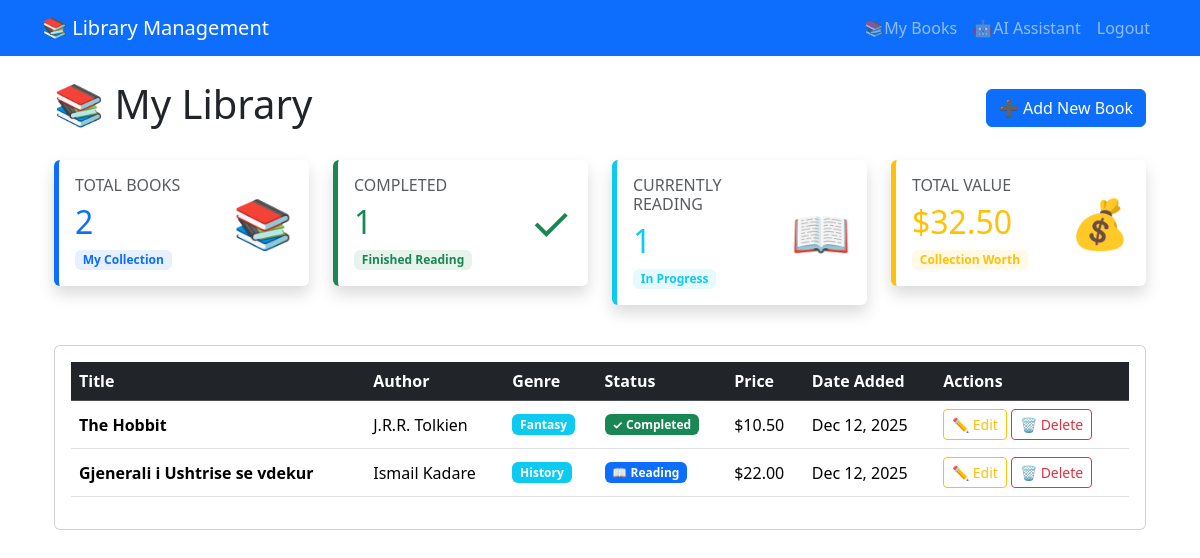
Page /books (signed in) on the earlier database version.
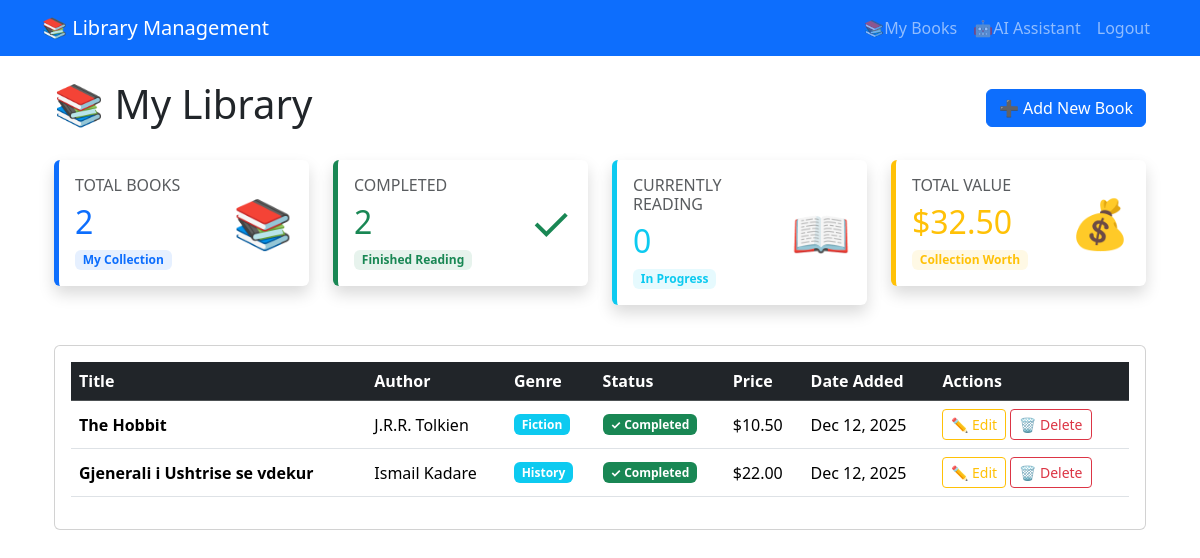
Same page on the later database version.
### models.py (models this page shows, shortened)
class Book(db.Model):
    id = db.Column(db.Integer, primary_key=True)
    title = db.Column(db.String(100), nullable=False)
    author = db.Column(db.String(100), nullable=False)
    genre = db.Column(db.String(50), nullable=False)
    status = db.Column(db.String(20), nullable=False, default='To Read')
    price = db.Column(db.Float, default=0.0)
    date_added = db.Column(db.DateTime, nullable=False, default=datetime.utcnow)
    user_id = db.Column(db.Integer, db.ForeignKey('user.id'), nullable=False) #foreign key to User model

### app.py (the view)
@app.route('/books')
@login_required
def books_page():
    books = Book.query.filter_by(user_id=current_user.id)\
                      .order_by(Book.date_added.desc())\
                      .all()
    return render_template('books.html', books=books)

### app.py (called while the page is built)
@login_manager.user_loader
def load_user(user_id):
    return User.query.get(int(user_id))

### templates/books.html (shortened to what this page needs)
{% extends "base.html" %}
{% block content %}
<div class="container mt-4">
    <div class="d-flex justify-content-between align-items-center mb-4">
        <h1>📚 My Library</h1>
        <a href="{{ url_for('new_book') }}" class="btn btn-primary">
            ➕ Add New Book
        </a>
    </div>
    <div class="row mb-4">
        <div class="col-lg-3 col-md-6 mb-3">
            <div class="card shadow border-0 border-start border-primary border-5">
                <div class="card-body">
                    <div class="row align-items-center">
                        <div class="col">
                            <h6 class="text-uppercase text-muted mb-2">Total Books</h6>
                            <h2 class="text-primary mb-0">{{ books|length }}</h2>
                            <div class="mt-2">
                                <span class="badge bg-primary bg-opacity-10 text-primary">
                                    My Collection
                                </span>
                            </div>
                        </div>
                        <div class="col-auto">
                            <div class="text-primary" style="font-size: 3rem;">
                                📚
                            </div>
                        </div>
                    </div>
                </div>
            </div>
        </div>
        <div class="col-lg-3 col-md-6 mb-3">
            <div class="card shadow border-0 border-start border-success border-5">
                <div class="card-body">
                    <div class="row align-items-center">
                        <div class="col">
                            <h6 class="text-uppercase text-muted mb-2">Completed</h6>
                            <h2 class="text-success mb-0">{{ books|selectattr('status', 'equalto', 'Completed')|list|length }}</h2>
                            <div class="mt-2">
                                <span class="badge bg-success bg-opacity-10 text-success">
                                    Finished Reading
                                </span>
                            </div>
                        </div>
                        <div class="col-auto">
                            <div class="text-success" style="font-size: 3rem;">
                                ✓
                            </div>
                        </div>
                    </div>
                </div>
            </div>
        </div>
        <div class="col-lg-3 col-md-6 mb-3">
            <div class="card shadow border-0 border-start border-info border-5">
                <div class="card-body">
                    <div class="row align-items-center">
                        <div class="col">
                            <h6 class="text-uppercase text-muted mb-2">Currently Reading</h6>
                            <h2 class="text-info mb-0">{{ books|selectattr('status', 'equalto', 'Reading')|list|length }}</h2>
                            <div class="mt-2">
                                <span class="badge bg-info bg-opacity-10 text-info">
                                    In Progress
                                </span>
                            </div>
                        </div>
                        <div class="col-auto">
                            <div class="text-info" style="font-size: 3rem;">
                                📖
                            </div>
                        </div>
                    </div>
                </div>
            </div>
        </div>
        <div class="col-lg-3 col-md-6 mb-3">
            <div class="card shadow border-0 border-start border-warning border-5">
                <div class="card-body">
                    <div class="row align-items-center">
                        <div class="col">
                            <h6 class="text-uppercase text-muted mb-2">Total Value</h6>
                            <h2 class="text-warning mb-0">${{ "%.2f"|format(books|sum(attribute='price')) }}</h2>
                            <div class="mt-2">
                                <span class="badge bg-warning bg-opacity-10 text-warning">
                                    Collection Worth
                                </span>
                            </div>
                        </div>
                        <div class="col-auto">
                            <div class="text-warning" style="font-size: 3rem;">
                                💰
                            </div>
                        </div>
                    </div>
                </div>
            </div>
        </div>
    </div>
    {% if books %}
        <div class="card">
            <div class="card-body">
                <div class="table-responsive">
                    <table class="table table-hover align-middle">
                        <thead class="table-dark">
                            <tr>
                                <th>Title</th>
                                <th>Author</th>
                                <th>Genre</th>
                                <th>Status</th>
                                <th>Price</th>
                                <th>Date Added</th>
                                <th>Actions</th>
                            </tr>
                        </thead>
                        <tbody>
                            {% for book in books %}
                            <tr>
                                <td><strong>{{ book.title }}</strong></td>
                                <td>{{ book.author }}</td>
                                <td><span class="badge bg-info">{{ book.genre }}</span></td>
                                <td>
                                    {% if book.status == 'Completed' %}
                                        <span class="badge bg-success">✓ {{ book.status }}</span>
                                    {% elif book.status == 'Reading' %}
                                        <span class="badge bg-primary">📖 {{ book.status }}</span>
                                    {% else %}
                                        <span class="badge bg-secondary">📋 {{ book.status }}</span>
                                    {% endif %}
                                </td>
                                <td>${{ "%.2f"|format(book.price) }}</td>
                                <td>{{ book.date_added.strftime('%b %d, %Y') }}</td>
                                <td>
                                    <a href="{{ url_for('edit_book', book_id=book.id) }}"
                                       class="btn btn-sm btn-outline-warning">
                                        ✏️ Edit
                                    </a>
                                    <form method="POST"
                                          action="{{ url_for('delete_book', book_id=book.id) }}"
                                          style="display: inline;"
                                          onsubmit="return confirm('Are you sure you want to delete \'{{ book.title }}\'?');">
                                        <button type="submit" class="btn btn-sm btn-outline-danger">
                                            🗑️ Delete
                                        </button>
                                    </form>
                                </td>
                            </tr>
                            {% endfor %}
                        </tbody>
                    </table>
                </div>
            </div>
        </div>
    {% endif %}
</div>
{% endblock content %}

### templates/base.html (shortened to what this page needs)
<html >
<head>
    <link href="https://cdn.jsdelivr.net/npm/bootstrap@5.3.8/dist/css/bootstrap.min.css" rel="stylesheet">
</head>
<body>
     <nav class="navbar navbar-expand-lg navbar-dark bg-primary">
        <div class="container">
            <a class="navbar-brand" href="{{ url_for('home') }}">📚 Library Management</a>
            <div class="navbar-nav ms-auto">
                {% if current_user.is_authenticated %}
                    <a class="nav-link" href="{{ url_for('books_page') }}">📚My Books</a>
                    <a class="nav-link" href="{{ url_for('ai_query') }}">🤖AI Assistant</a>
                    <a class="nav-link" href="{{ url_for('logout') }}">Logout</a>
                {% else %}
                    <a class="nav-link" href="{{ url_for('login') }}">Login</a>
                    <a class="nav-link" href="{{ url_for('register') }}">Register</a>
                {% endif %}
            </div>
        </div>
    </nav>
    <div class="container mt -4">
        {% block content %} {% endblock %}
    </div>
</body>
</html>

Differences in the rows shown:
changed Book "The Hobbit": genre "Fantasy" → "Fiction"
changed Book "Gjenerali i Ushtrise se vdekur": status "Reading" → "Completed"; status "📖" → "✓"
Other differences:
{{ books|selectattr('status', 'equalto', 'Completed')|list|length }}: "1" → "2"
{{ books|selectattr('status', 'equalto', 'Reading')|list|length }}: "1" → "0"
